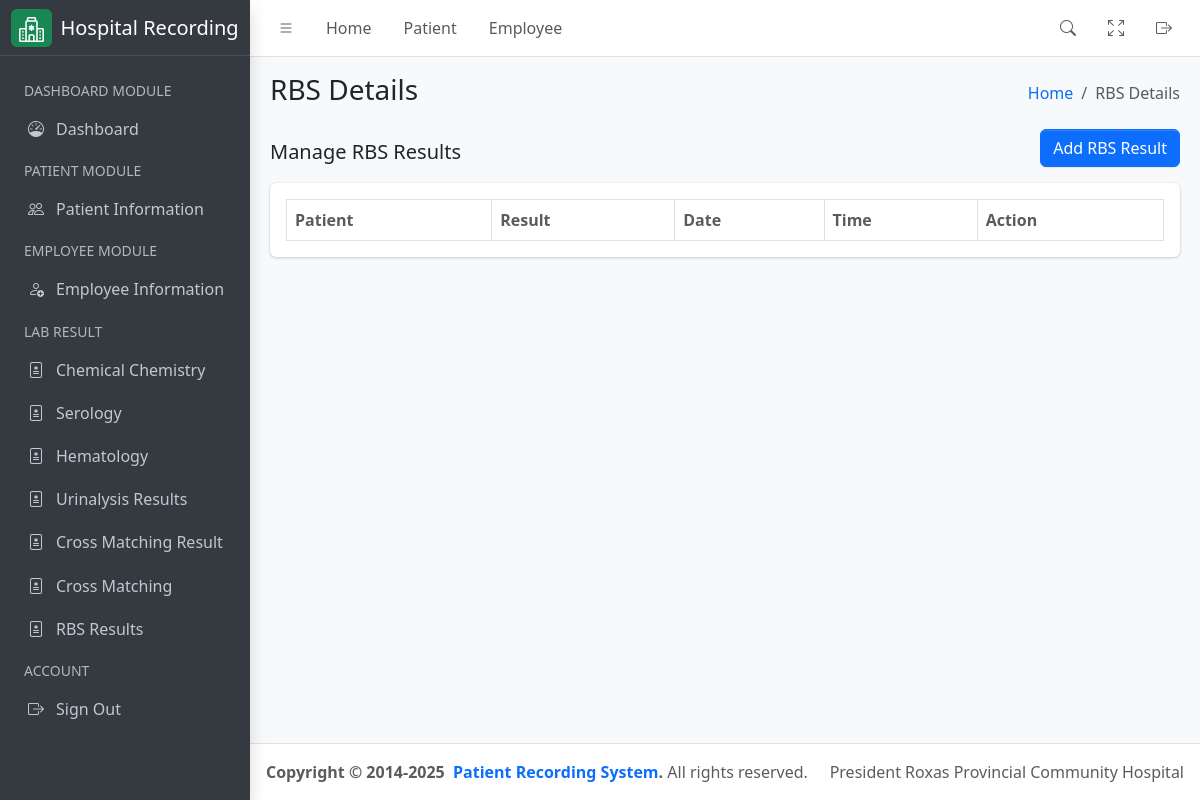
Before: /laboratory/rbs/result with the older database file.
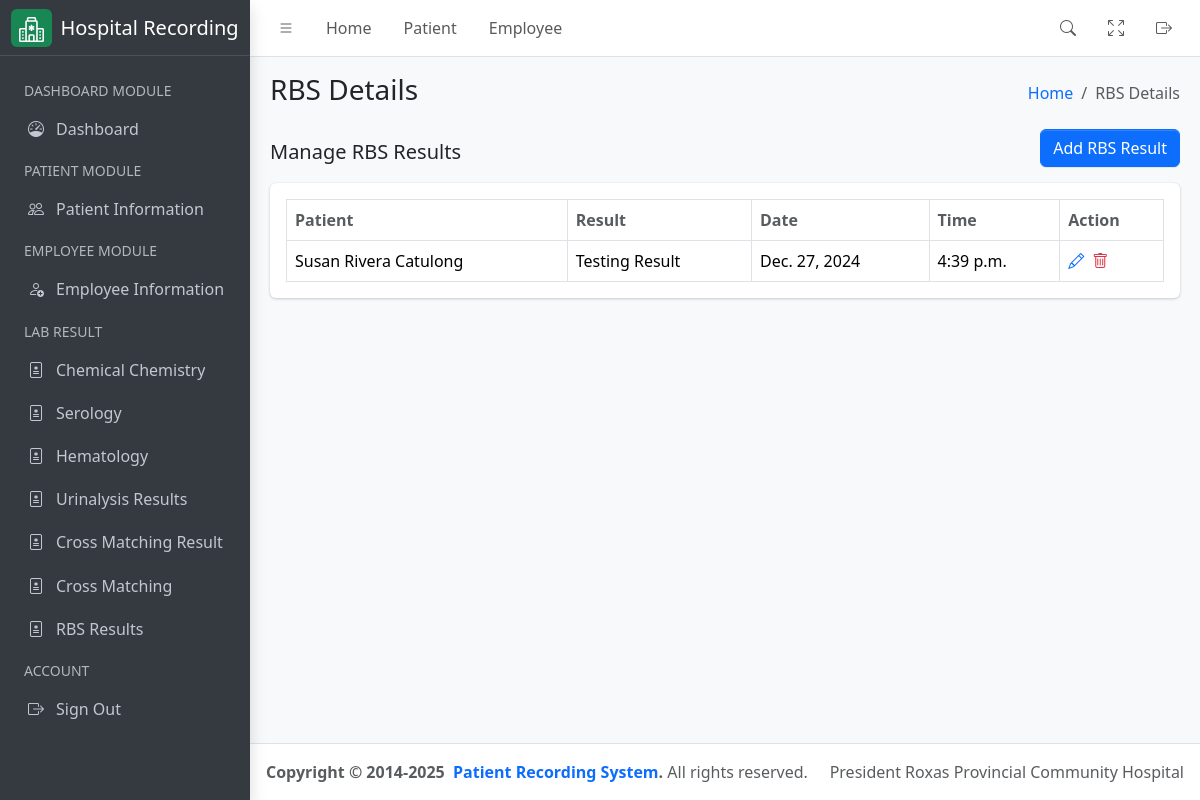
After: the same page with the newer database file.
### hospital_app/models.py (models this page shows, shortened)
class RBS(models.Model):
    patient = models.ForeignKey(
        Patient, on_delete=models.CASCADE, related_name="patient_rbs"
    )
    result = models.CharField(max_length=255)
    date = models.DateField(auto_now_add=False)
    time = models.TimeField(auto_now_add=False)
    assigned_pathologist = models.ForeignKey(
        User,
        related_name="rbs_assigned_pathologist",
        on_delete=models.CASCADE,
        null=False,
        blank=False,
        limit_choices_to={"groups__name": "Pathologist"},
    )
    assigned_technologist = models.ForeignKey(
        User,
        related_name="rbs_assigned_technologist",
        on_delete=models.CASCADE,
        null=False,
        blank=False,
        limit_choices_to={"groups__name": "Medical Technologist"},
    )

class Patient(models.Model):
    firstname = models.CharField(max_length=255)
    middlename = models.CharField(max_length=255)
    lastname = models.CharField(max_length=255)
    age = models.PositiveIntegerField()
    sex = models.CharField(
        max_length=10, choices=(("Male", "Male"), ("Female", "Female"))
    )
    physician = models.ForeignKey(
        User,
        related_name="physician",
        limit_choices_to={"groups__name": "Physician"},
        on_delete=models.CASCADE,
    )
    room_number = models.PositiveIntegerField()
    sample_type = models.CharField(max_length=255)
    time_of_collection = models.TimeField()
    date_of_collection = models.DateField()
    sars_result = models.CharField(max_length=255)
    date = models.DateField(auto_now_add=True)
    assigned_pathologist = models.ForeignKey(
        User,
        related_name="patient_pathologist",
        on_delete=models.CASCADE,
        null=True,
        blank=True,
        limit_choices_to={"groups__name": "Pathologist"},
    )
    assigned_technologist = models.ForeignKey(
        User,
        related_name="patient_technologist",
        on_delete=models.CASCADE,
        null=True,
        blank=True,
        limit_choices_to={"groups__name": "Medical Technologist"},
    )
    patient_type = models.CharField(
        max_length=100,
        default="In Patient",
        choices=(
            ("In Patient", "In Patient"),
            ("Out Patient", "Out Patient"),
        ),
    )
    def get_full_name(self):
        return f"{self.firstname} {self.middlename} {self.lastname}"
    def __str__(self) -> str:
        return self.get_full_name()

### hospital_app/views.py (the view)
# urls.py: path('laboratory/rbs/result', RBSView.as_view(), name="rbs_result_list"),
class RBSView(ListView):
    template_name = "rbs.html"
    queryset = RBS.objects.all()
    context_object_name = "results"
    def get_context_data(self, **kwargs):
        context = super().get_context_data(**kwargs)
        context["detail_header"] = "RBS Details List"
        context["humberger_header"] = "RBS Details"
        return context

### hospital_app/templates/rbs.html
{% extends './includes/base.html' %}
{% block content %}
<div class="container-fluid">
    <div class="row">
        <div class="col-md-12">
            <div class="d-flex justify-content-between align-items-center">
                <h5>Manage RBS Results</h5>
                <a href="{% url 'rbs_add' %}" class="btn btn-primary mb-3">Add RBS Result</a>
            </div>
            <div class="card mb-4">
                <div class="card-body">
                    <table id="datatable" class="table table-bordered table-hover">
                        <thead>
                            <tr>
                                <th class="text-muted">Patient</th>
                                <th class="text-muted">Result</th>
                                <th class="text-muted">Date</th>
                                <th class="text-muted">Time</th>
                                <th class="text-muted">Action</th>
                            </tr>
                        </thead>
                        <tbody>
                            {% for result in results %}
                            <tr>
                                <td>{{ result.patient }}</td>
                                <td>{{ result.result }}</td>
                                <td>{{ result.date }}</td>
                                <td>{{ result.time }}</td>
                                <td>
                                    <div class="d-flex align-items-center justify-content-start gap-2">
                                        <a href="{% url 'rbs_update' pk=result.id %}" class="text-sm">
                                            <i class="bi bi-pencil"></i>
                                        </a>
                                        <a href="{% url 'rbs_delete' pk=result.id %}" class="text-sm">
                                            <i class="bi bi-trash text-danger"></i>
                                        </a>
                                    </div>
                                </td>
                            </tr>
                            {% endfor %}
                        </tbody>
                    </table>
                </div>
            </div>
        </div>
    </div>
</div>
{% endblock %}

Changed rows visible on the page:
added RBS: patient "Susan Rivera Catulong", result "Testing Result", date "Dec. 27, 2024", time "4:39 p.m."
